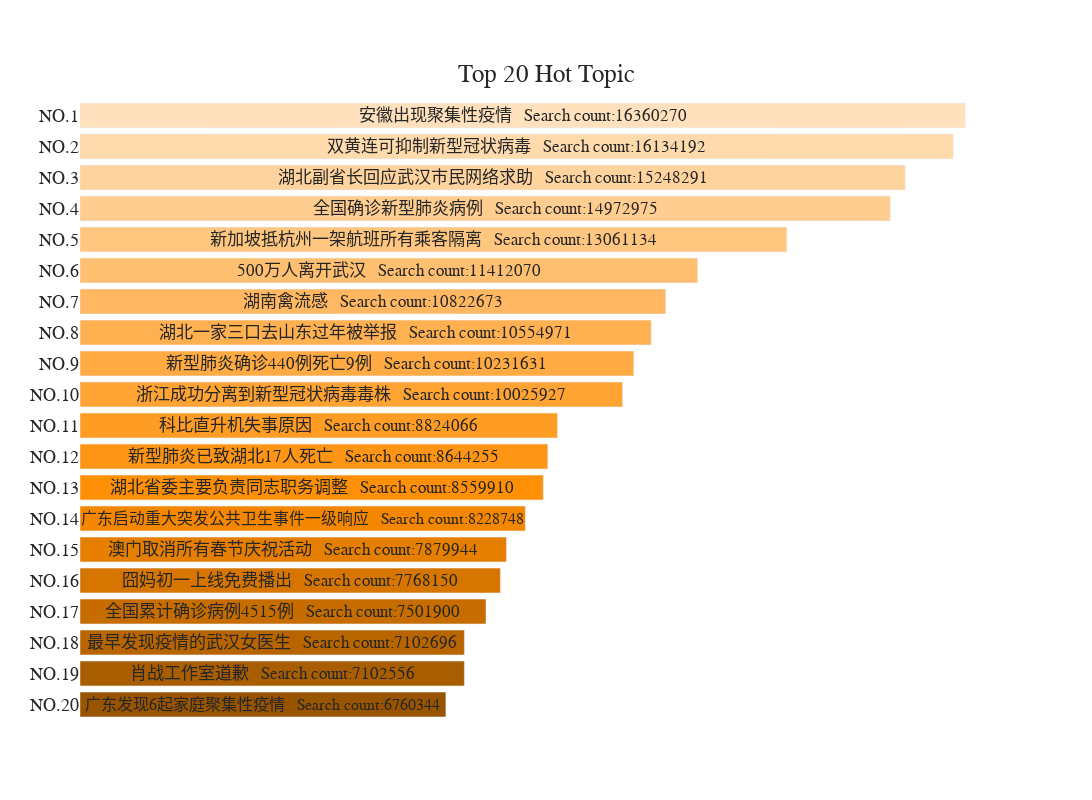

Here is the notebook cell this chart was saved with:
### Code cell
import plotly as py
import plotly.graph_objs as go
import plotly.express as px
import plotly.offline as py

pyplt = py.offline.plot

top_20_df = pd.read_csv("top20_hot_topic.csv", sep=',')
x_count = top_20_df['count'][::-1]
inside_text = top_20_df['inside_text'][::-1]
rank = top_20_df['rank'][::-1]
  
color_list =[]
percent = 30
for i in range(len(x_count)):
    color_list.append('hsl(33, 100%, {}%)'.format(percent))
    percent += 3

data = [go.Bar(x = x_count, 
               y = rank,
               orientation = 'h',
               text = inside_text,
               textposition='inside',
               insidetextanchor='middle',
               textfont={'family':'Arial', 
                         'size': 20,
                         'color': '#262626'},
               marker={ 'color':  color_list,},)]

layout = go.Layout(title={'text': "Top 20 Hot Topic",
                          'y':0.92,'x':0.5,
                          'xanchor': 'center',
                          'yanchor': 'top',},
                   font=dict(family="Arial",
                             size=18,
                             color="#262626"),
                   plot_bgcolor = '#ffffff',
                   autosize=False,width=1300,height=800,
                   xaxis=dict(showticklabels=False),
                   yaxis=dict(tickfont=dict(color='#262626',
                                            size = 18,),),)

figure = go.Figure(data = data, layout = layout)
figure.show()
# pyplt(figure, filename='top20.html')
# pyplt(figure, filename='top20.html', image='png')

### Figure 1 — Plotly figure (JSON) as saved in the notebook; plotly's stock layout.template omitted (floating-point values rounded to 4 significant figures)
{"data": [{"insidetextanchor": "middle", "marker": {"color": ["hsl(33, 100%, 30%)", "hsl(33, 100%, 33%)", "hsl(33, 100%, 36%)", "hsl(33, 100%, 39%)", "hsl(33, 100%, 42%)", "hsl(33, 100%, 45%)", "hsl(33, 100%, 48%)", "hsl(33, 100%, 51%)", "hsl(33, 100%, 54%)", "hsl(33, 100%, 57%)", "hsl(33, 100%, 60%)", "hsl(33, 100%, 63%)", "hsl(33, 100%, 66%)", "hsl(33, 100%, 69%)", "hsl(33, 100%, 72%)", "hsl(33, 100%, 75%)", "hsl(33, 100%, 78%)", "hsl(33, 100%, 81%)", "hsl(33, 100%, 84%)", "hsl(33, 100%, 87%)"]}, "orientation": "h", "text": ["广东发现6起家庭聚集性疫情   Search count:6760344", "肖战工作室道歉   Search count:7102556", "最早发现疫情的武汉女医生   Search count:7102696", "全国累计确诊病例4515例   Search count:7501900", "囧妈初一上线免费播出   Search count:7768150", "澳门取消所有春节庆祝活动   Search count:7879944", "广东启动重大突发公共卫生事件一级响应   Search count:8228748", "湖北省委主要负责同志职务调整   Search count:8559910", "新型肺炎已致湖北17人死亡   Search count:8644255", "科比直升机失事原因   Search count:8824066", "浙江成功分离到新型冠状病毒毒株   Search count:10025927", "新型肺炎确诊440例死亡9例   Search count:10231631", "湖北一家三口去山东过年被举报   Search count:10554971", "湖南禽流感   Search count:10822673", "500万人离开武汉   Search count:11412070", "新加坡抵杭州一架航班所有乘客隔离   Search count:13061134", "全国确诊新型肺炎病例   Search count:14972975", "湖北副省长回应武汉市民网络求助   Search count:15248291", "双黄连可抑制新型冠状病毒   Search count:16134192", "安徽出现聚集性疫情   Search count:16360270"], "textfont": {"color": "#262626", "family": "Arial", "size": 20}, "textposition": "inside", "type": "bar", "x": [6760344, 7102556, 7102696, 7501900, 7768150, 7879944, 8228748, 8559910, 8644255, 8824066, 10025927, 10231631, 10554971, 10822673, 11412070, 13061134, 14972975, 15248291, 16134192, 16360270], "y": ["NO.20", "NO.19", "NO.18", "NO.17", "NO.16", "NO.15", "NO.14", "NO.13", "NO.12", "NO.11", "NO.10", "NO.9", "NO.8", "NO.7", "NO.6", "NO.5", "NO.4", "NO.3", "NO.2", "NO.1"]}], "layout": {"autosize": false, "font": {"color": "#262626", "family": "Arial", "size": 18}, "height": 800, "plot_bgcolor": "#ffffff", "title": {"text": "Top 20 Hot Topic", "x": 0.5, "xanchor": "center", "y": 0.92, "yanchor": "top"}, "width": 1300, "xaxis": {"showticklabels": false}, "yaxis": {"tickfont": {"color": "#262626", "size": 18}}}}
